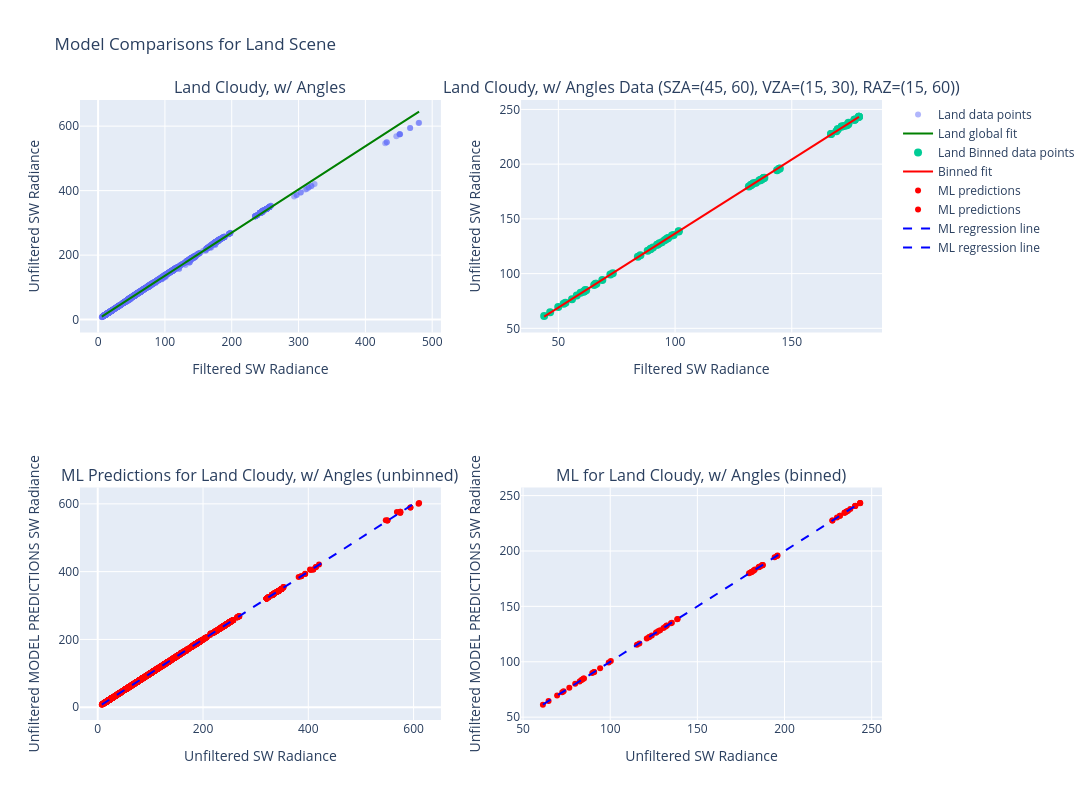

Notebook code cell kept with this figure:
### Code cell
compare_global_vs_bin_fit_interactive(
    land_cloudy,
    scene="Land",
    sza_range=(45,60),
    vza_range=(15,30),
    raz_range=(15,60),
    degree=1,
    ml_model=bm_with_bands["Final_Model"],
    name="Land Cloudy, w/ Angles",
    ml_features=['SZA','VZA', 'RAZ','Shortwave Filtered Rads (Integrated)', 'M1', 'M2', 'M3', 'M4', 'I1', 'M5', 'DNB', 'M6', 'I2', 'M7', 'M8', 'M9', 'I3', 'M10', 'M11']
)

### Figure 1 — Plotly figure (JSON) as saved in the notebook; plotly's stock layout.template omitted (floating-point values rounded to 4 significant figures; data arrays with more than 128 entries replaced by an {"elided": "..."} marker saying what was removed)
{"data": [{"hovertemplate": "Filtered SW: %{x:.2f}<br>Unfiltered SW: %{y:.2f}", "marker": {"opacity": 0.5, "size": 6}, "mode": "markers", "name": "Land data points", "type": "scatter", "x": {"elided": "2520 float values"}, "xaxis": "x", "y": {"elided": "2520 float values"}, "yaxis": "y"}, {"line": {"color": "green", "width": 2}, "mode": "lines", "name": "Land global fit", "type": "scatter", "x": {"elided": "2520 float values"}, "xaxis": "x", "y": {"elided": "2520 float values"}, "yaxis": "y"}, {"hovertemplate": "Filtered SW: %{x:.2f}<br>Unfiltered SW: %{y:.2f}", "marker": {"size": 8}, "mode": "markers", "name": "Land Binned data points", "type": "scatter", "x": [61.17, 92.26, 133.6, 171.4, 53.03, 88.27, 132.6, 171.4, 61.91, 92.62, 136.2, 174.3, 43.91, 84.06, 137.7, 178.8, 46.48, 85.15, 138.0, 178.8, 55.84, 89.47, 144.6, 178.8, 65.34, 96.84, 133.5, 169.7, 57.89, 93.3, 132.7, 169.7, 66.28, 97.05, 136.2, 172.4, 49.94, 89.56, 138.0, 176.8, 52.28, 90.52, 138.2, 176.8, 60.83, 94.32, 144.9, 177.1, 72.28, 101.6, 132.3, 166.8, 65.91, 98.68, 131.6, 166.8, 73.32, 101.5, 134.6, 169.1, 59.53, 95.54, 136.9, 173.5, 61.52, 96.33, 137.1, 173.5, 68.83, 99.38, 143.7, 174.2], "xaxis": "x2", "y": [83.96, 126.2, 182.4, 234.4, 73.27, 121.0, 181.2, 234.4, 84.74, 126.5, 185.3, 237.7, 61.38, 115.3, 187.0, 243.4, 64.64, 116.7, 187.4, 243.4, 76.53, 122.2, 195.7, 243.3, 89.69, 132.3, 182.3, 231.8, 79.9, 127.7, 181.2, 231.8, 90.73, 132.4, 185.1, 234.9, 69.52, 122.6, 187.3, 240.5, 72.49, 123.9, 187.6, 240.5, 83.34, 128.6, 196.0, 240.7, 99.16, 138.7, 180.5, 227.4, 90.78, 134.8, 179.6, 227.4, 100.3, 138.4, 183.0, 230.1, 82.42, 130.6, 185.7, 235.6, 84.95, 131.6, 185.9, 235.6, 94.21, 135.4, 194.3, 236.4], "yaxis": "y2"}, {"line": {"color": "red", "width": 2}, "mode": "lines", "name": "Binned fit", "type": "scatter", "x": [43.91, 46.48, 49.94, 52.28, 53.03, 55.84, 57.89, 59.53, 60.83, 61.17, 61.52, 61.91, 65.34, 65.91, 66.28, 68.83, 72.28, 73.32, 84.06, 85.15, 88.27, 89.47, 89.56, 90.52, 92.26, 92.62, 93.3, 94.32, 95.54, 96.33, 96.84, 97.05, 98.68, 99.38, 101.5, 101.6, 131.6, 132.3, 132.6, 132.7, 133.5, 133.6, 134.6, 136.2, 136.2, 136.9, 137.1, 137.7, 138.0, 138.0, 138.2, 143.7, 144.6, 144.9, 166.8, 166.8, 169.1, 169.7, 169.7, 171.4, 171.4, 172.4, 173.5, 173.5, 174.2, 174.3, 176.8, 176.8, 177.1, 178.8, 178.8, 178.8], "xaxis": "x2", "y": [60.77, 64.24, 68.92, 72.08, 73.1, 76.9, 79.66, 81.88, 83.64, 84.1, 84.57, 85.11, 89.73, 90.51, 91.01, 94.46, 99.13, 100.5, 115.1, 116.5, 120.7, 122.4, 122.5, 123.8, 126.1, 126.6, 127.5, 128.9, 130.6, 131.6, 132.3, 132.6, 134.8, 135.8, 138.7, 138.7, 179.3, 180.3, 180.7, 180.8, 182.0, 182.0, 183.4, 185.5, 185.6, 186.5, 186.7, 187.6, 188.0, 188.0, 188.3, 195.7, 196.9, 197.3, 226.9, 226.9, 230.1, 230.8, 230.8, 233.2, 233.2, 234.5, 236.0, 236.0, 237.0, 237.0, 240.5, 240.5, 240.8, 243.1, 243.1, 243.1], "yaxis": "y2"}, {"hovertemplate": "Unfiltered SW: %{x:.2f}<br>Predicted: %{y:.2f}", "marker": {"color": "red", "size": 6}, "mode": "markers", "name": "ML predictions", "type": "scatter", "x": {"elided": "2520 float values"}, "xaxis": "x3", "y": {"elided": "2520 float values"}, "yaxis": "y3"}, {"hovertemplate": "Unfiltered SW: %{x:.2f}<br>Predicted: %{y:.2f}", "marker": {"color": "red", "size": 6}, "mode": "markers", "name": "ML predictions", "type": "scatter", "x": [83.96, 126.2, 182.4, 234.4, 73.27, 121.0, 181.2, 234.4, 84.74, 126.5, 185.3, 237.7, 61.38, 115.3, 187.0, 243.4, 64.64, 116.7, 187.4, 243.4, 76.53, 122.2, 195.7, 243.3, 89.69, 132.3, 182.3, 231.8, 79.9, 127.7, 181.2, 231.8, 90.73, 132.4, 185.1, 234.9, 69.52, 122.6, 187.3, 240.5, 72.49, 123.9, 187.6, 240.5, 83.34, 128.6, 196.0, 240.7, 99.16, 138.7, 180.5, 227.4, 90.78, 134.8, 179.6, 227.4, 100.3, 138.4, 183.0, 230.1, 82.42, 130.6, 185.7, 235.6, 84.95, 131.6, 185.9, 235.6, 94.21, 135.4, 194.3, 236.4], "xaxis": "x4", "y": [84.09, 126.3, 182.5, 234.6, 73.5, 120.9, 181.1, 234.6, 84.79, 126.6, 185.5, 237.9, 61.32, 115.4, 187.0, 243.4, 64.66, 116.5, 187.1, 243.4, 76.54, 122.1, 195.6, 243.2, 89.79, 132.5, 182.4, 231.8, 80.25, 127.8, 181.2, 231.8, 90.8, 132.7, 185.4, 235.0, 69.5, 122.6, 187.3, 240.6, 72.51, 123.7, 187.4, 240.6, 83.31, 128.6, 195.9, 240.7, 99.24, 138.7, 180.7, 227.5, 90.86, 134.9, 179.8, 227.5, 100.6, 138.4, 183.3, 230.1, 82.21, 130.4, 185.8, 235.6, 84.79, 131.6, 185.9, 235.6, 94.13, 135.2, 194.3, 236.4], "yaxis": "y4"}, {"line": {"color": "blue", "dash": "dash", "width": 2}, "mode": "lines", "name": "ML regression line", "type": "scatter", "x": {"elided": "2520 float values"}, "xaxis": "x3", "y": {"elided": "2520 float values"}, "yaxis": "y3"}, {"line": {"color": "blue", "dash": "dash", "width": 2}, "mode": "lines", "name": "ML regression line", "type": "scatter", "x": [61.38, 64.64, 69.52, 72.49, 73.27, 76.53, 79.9, 82.42, 83.34, 83.96, 84.74, 84.95, 89.69, 90.73, 90.78, 94.21, 99.16, 100.3, 115.3, 116.7, 121.0, 122.2, 122.6, 123.9, 126.2, 126.5, 127.7, 128.6, 130.6, 131.6, 132.3, 132.4, 134.8, 135.4, 138.4, 138.7, 179.6, 180.5, 181.2, 181.2, 182.3, 182.4, 183.0, 185.1, 185.3, 185.7, 185.9, 187.0, 187.3, 187.4, 187.6, 194.3, 195.7, 196.0, 227.4, 227.4, 230.1, 231.8, 231.8, 234.4, 234.4, 234.9, 235.6, 235.6, 236.4, 237.7, 240.5, 240.5, 240.7, 243.3, 243.4, 243.4], "xaxis": "x4", "y": [61.39, 64.65, 69.54, 72.51, 73.29, 76.55, 79.92, 82.44, 83.36, 83.98, 84.76, 84.97, 89.71, 90.75, 90.8, 94.23, 99.18, 100.4, 115.4, 116.7, 121.0, 122.2, 122.7, 123.9, 126.3, 126.5, 127.7, 128.7, 130.6, 131.6, 132.4, 132.5, 134.9, 135.4, 138.5, 138.7, 179.6, 180.6, 181.2, 181.2, 182.3, 182.5, 183.0, 185.1, 185.3, 185.7, 185.9, 187.1, 187.3, 187.4, 187.6, 194.4, 195.7, 196.0, 227.5, 227.5, 230.1, 231.8, 231.8, 234.5, 234.5, 234.9, 235.6, 235.6, 236.5, 237.8, 240.5, 240.5, 240.7, 243.3, 243.4, 243.4], "yaxis": "y4"}], "layout": {"annotations": [{"font": {"size": 16}, "showarrow": false, "text": "Land Cloudy, w/ Angles", "x": 0.225, "xanchor": "center", "xref": "paper", "y": 1, "yanchor": "bottom", "yref": "paper"}, {"font": {"size": 16}, "showarrow": false, "text": "Land Cloudy, w/ Angles Data (SZA=(45, 60), VZA=(15, 30), RAZ=(15, 60))", "x": 0.775, "xanchor": "center", "xref": "paper", "y": 1, "yanchor": "bottom", "yref": "paper"}, {"font": {"size": 16}, "showarrow": false, "text": "ML Predictions for Land Cloudy, w/ Angles (unbinned)", "x": 0.225, "xanchor": "center", "xref": "paper", "y": 0.375, "yanchor": "bottom", "yref": "paper"}, {"font": {"size": 16}, "showarrow": false, "text": "ML for Land Cloudy, w/ Angles (binned)", "x": 0.775, "xanchor": "center", "xref": "paper", "y": 0.375, "yanchor": "bottom", "yref": "paper"}], "height": 800, "showlegend": true, "title": {"text": "Model Comparisons for Land Scene"}, "width": 1200, "xaxis": {"anchor": "y", "domain": [0, 0.45], "title": {"text": "Filtered SW Radiance"}}, "xaxis2": {"anchor": "y2", "domain": [0.55, 1], "title": {"text": "Filtered SW Radiance"}}, "xaxis3": {"anchor": "y3", "domain": [0, 0.45], "title": {"text": "Unfiltered SW Radiance"}}, "xaxis4": {"anchor": "y4", "domain": [0.55, 1], "title": {"text": "Unfiltered SW Radiance"}}, "yaxis": {"anchor": "x", "domain": [0.625, 1], "title": {"text": "Unfiltered SW Radiance"}}, "yaxis2": {"anchor": "x2", "domain": [0.625, 1], "title": {"text": "Unfiltered SW Radiance"}}, "yaxis3": {"anchor": "x3", "domain": [0, 0.375], "title": {"text": "Unfiltered MODEL PREDICTIONS SW Radiance"}}, "yaxis4": {"anchor": "x4", "domain": [0, 0.375], "title": {"text": "Unfiltered MODEL PREDICTIONS SW Radiance"}}}}
